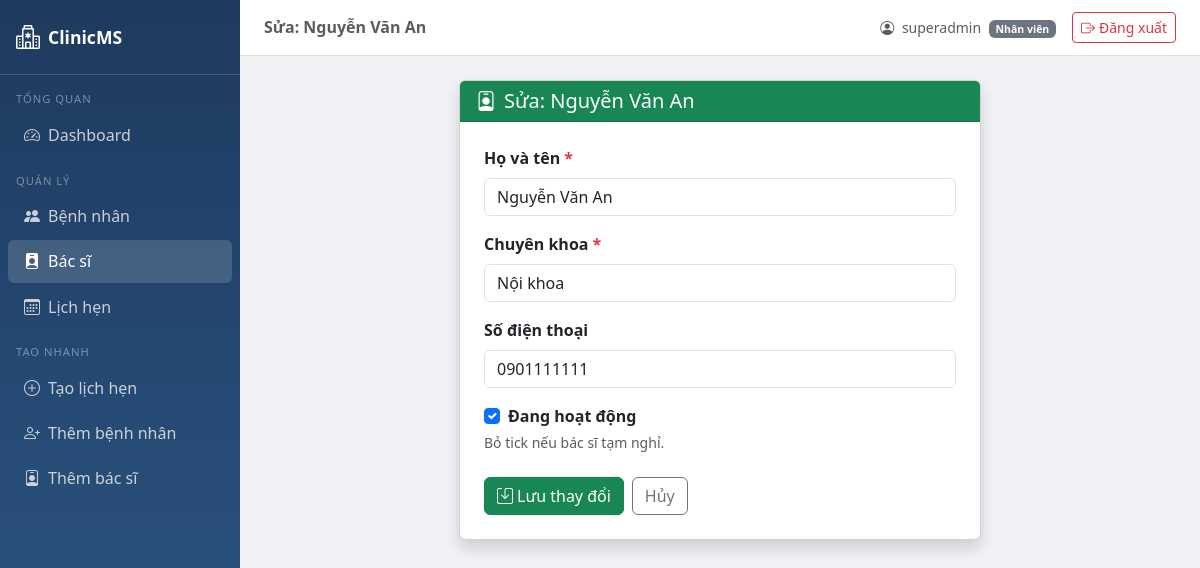
/doctors/1/update/ (signed in), run on the app's committed database.
### accounts/models.py (models this page shows, shortened)
class UserProfile(models.Model):
    ROLE_CHOICES = [
        ('admin', 'Quản trị viên'),
        ('doctor', 'Bác sĩ'),
        ('staff', 'Nhân viên'),
    ]
    user = models.OneToOneField(User, on_delete=models.CASCADE, related_name='profile')
    role = models.CharField(max_length=10, choices=ROLE_CHOICES, default='staff', verbose_name='Vai trò')
    phone = models.CharField(max_length=15, blank=True, verbose_name='Số điện thoại')
    class Meta:
        verbose_name = 'Hồ sơ người dùng'
        verbose_name_plural = 'Hồ sơ người dùng'

### doctors/models.py (models this page shows, shortened)
class Doctor(models.Model):
    user = models.OneToOneField(User, on_delete=models.SET_NULL, null=True, blank=True,
                                related_name='doctor', verbose_name='Tài khoản')
    full_name = models.CharField(max_length=100, verbose_name='Họ và tên')
    specialty = models.CharField(max_length=100, verbose_name='Chuyên khoa')
    phone = models.CharField(max_length=15, blank=True, verbose_name='Số điện thoại')
    is_active = models.BooleanField(default=True, verbose_name='Đang hoạt động')
    class Meta:
        verbose_name = 'Bác sĩ'
        verbose_name_plural = 'Bác sĩ'
        ordering = ['full_name']

### doctors/views.py (the view)
# urls.py: path('<int:pk>/update/', views.doctor_update, name='update'),
@login_required
@role_required('admin')
def doctor_update(request, pk):
    doctor = get_object_or_404(Doctor, pk=pk)
    if request.method == 'POST':
        form = DoctorForm(request.POST, instance=doctor)
        if form.is_valid():
            form.save()
            messages.success(request, f'Đã cập nhật thông tin BS. {doctor.full_name}!')
            return redirect('doctors:detail', pk=doctor.pk)
    else:
        form = DoctorForm(instance=doctor)
    return render(request, 'doctors/doctor_form.html', {
        'form': form, 'doctor': doctor,
        'title': f'Sửa: {doctor.full_name}',
        'button_text': 'Lưu thay đổi', 'is_update': True,
    })

### doctors/forms.py (shortened to what this page needs)
class DoctorForm(forms.ModelForm):
    class Meta:
        model = Doctor
        fields = ['full_name', 'specialty', 'phone', 'is_active']
        widgets = {
            'full_name':  forms.TextInput(attrs={'class': 'form-control', 'placeholder': 'BS. Nguyễn Văn A'}),
            'specialty':  forms.TextInput(attrs={'class': 'form-control', 'placeholder': 'Nội khoa, Nhi khoa...'}),
            'phone':      forms.TextInput(attrs={'class': 'form-control', 'placeholder': '0901234567'}),
            'is_active':  forms.CheckboxInput(attrs={'class': 'form-check-input'}),
        }
        labels = {
            'full_name': 'Họ và tên bác sĩ', 'specialty': 'Chuyên khoa',
            'phone': 'Số điện thoại', 'is_active': 'Đang hoạt động',
        }

### accounts/context_processors.py (called while the page is built)
def user_role(request):
    ctx = {
        'is_admin': False,
        'is_staff_role': False,
        'is_doctor': False,
        'is_admin_or_staff': False,
    }
    if request.user.is_authenticated:
        if request.user.is_superuser:
            ctx['is_admin'] = True
            ctx['is_admin_or_staff'] = True
        elif hasattr(request.user, 'profile'):
            role = request.user.profile.role
            ctx['is_admin']         = (role == 'admin')
            ctx['is_staff_role']    = (role == 'staff')
            ctx['is_doctor']        = (role == 'doctor')
            ctx['is_admin_or_staff'] = (role in ['admin', 'staff'])
    return ctx

### templates/doctors/doctor_form.html (shortened to what this page needs)
{% extends 'base.html' %}
{% block page_title %}{{ title }}{% endblock %}
{% block content %}
<div class="row justify-content-center">
    <div class="col-md-7">
        <div class="card shadow">
            <div class="card-header bg-success text-white"><h5 class="mb-0"><i class="bi bi-person-badge me-2"></i>{{ title }}</h5></div>
            <div class="card-body p-4">
                <form method="post" novalidate>
                    <div class="mb-3">
                        <label class="form-label fw-semibold">Họ và tên <span class="text-danger">*</span></label>
                        {{ form.full_name }}
                    </div>
                    <div class="mb-3">
                        <label class="form-label fw-semibold">Chuyên khoa <span class="text-danger">*</span></label>
                        {{ form.specialty }}
                    </div>
                    <div class="mb-3">
                        <label class="form-label fw-semibold">Số điện thoại</label>
                        {{ form.phone }}
                    </div>
                    <div class="mb-4">
                        <div class="form-check">{{ form.is_active }}<label class="form-check-label fw-semibold">Đang hoạt động</label></div>
                        <div class="form-text">Bỏ tick nếu bác sĩ tạm nghỉ.</div>
                    </div>
                    <div class="d-flex gap-2">
                        <button type="submit" class="btn btn-success"><i class="bi bi-save me-1"></i>{{ button_text }}</button>
                        {% if is_update %}<a href="{% url 'doctors:detail' pk=doctor.pk %}" class="btn btn-outline-secondary">Hủy</a>
                        {% else %}<a href="{% url 'doctors:list' %}" class="btn btn-outline-secondary">Hủy</a>{% endif %}
                    </div>
                </form>
            </div>
        </div>
    </div>
</div>
{% endblock %}

### templates/base.html (shortened to what this page needs)
<!DOCTYPE html>
<html lang="vi">
<head>
    <link href="https://cdn.jsdelivr.net/npm/bootstrap@5.3.0/dist/css/bootstrap.min.css" rel="stylesheet">
    <link href="https://cdn.jsdelivr.net/npm/bootstrap-icons@1.10.5/font/bootstrap-icons.css" rel="stylesheet">
</head>
<body>
<nav class="sidebar">
    <a class="sidebar-brand" href="{% url 'dashboard:index' %}">
        <i class="bi bi-hospital fs-4"></i> ClinicMS
    </a>
    <div class="mt-2">
        <div class="nav-section">Tổng quan</div>
        <a href="{% url 'dashboard:index' %}" class="nav-link {% if request.resolver_match.app_name == 'dashboard' %}active{% endif %}">
            <i class="bi bi-speedometer2 me-2"></i>Dashboard
        </a>
        {% if is_admin_or_staff %}
        <div class="nav-section mt-2">Quản lý</div>
        <a href="{% url 'patients:list' %}" class="nav-link {% if request.resolver_match.app_name == 'patients' %}active{% endif %}">
            <i class="bi bi-people-fill me-2"></i>Bệnh nhân
        </a>
        <a href="{% url 'doctors:list' %}" class="nav-link {% if request.resolver_match.app_name == 'doctors' %}active{% endif %}">
            <i class="bi bi-person-badge-fill me-2"></i>Bác sĩ
        </a>
        <a href="{% url 'appointments:list' %}" class="nav-link {% if request.resolver_match.app_name == 'appointments' %}active{% endif %}">
            <i class="bi bi-calendar3 me-2"></i>Lịch hẹn
        </a>
        <div class="nav-section mt-2">Tạo nhanh</div>
        <a href="{% url 'appointments:create' %}" class="nav-link">
            <i class="bi bi-plus-circle me-2"></i>Tạo lịch hẹn
        </a>
        <a href="{% url 'patients:create' %}" class="nav-link">
            <i class="bi bi-person-plus me-2"></i>Thêm bệnh nhân
        </a>
        {% if is_admin %}
        <a href="{% url 'doctors:create' %}" class="nav-link">
            <i class="bi bi-person-badge me-2"></i>Thêm bác sĩ
        </a>
        {% endif %}
        {% endif %}
    </div>
</nav>
<div class="main-content">
    <div class="topbar">
        <h6 class="mb-0 fw-semibold text-muted">{% block page_title %}{% endblock %}</h6>
        <div class="d-flex align-items-center gap-3">
            {% if request.user.is_authenticated %}
            <span class="text-muted small">
                <i class="bi bi-person-circle me-1"></i>
                {{ request.user.get_full_name|default:request.user.username }}
                {% if request.user.profile %}
                <span class="badge bg-secondary ms-1">{{ request.user.profile.get_role_display }}</span>
                {% endif %}
            </span>
            <form method="post" action="{% url 'accounts:logout' %}" class="mb-0">
                <button type="submit" class="btn btn-outline-danger btn-sm">
                    <i class="bi bi-box-arrow-right me-1"></i>Đăng xuất
                </button>
            </form>
            {% endif %}
        </div>
    </div>
    <div class="content-area">
        {% block content %}{% endblock %}
    </div>
</div>
</body>
</html>

### templates/base.html (style rules this page uses)
body { background-color: #f0f2f5; }
.sidebar { width: 240px; min-height: 100vh; background: linear-gradient(180deg, #1e3a5f 0%, #2d5986 100%); position: fixed; top: 0; left: 0; z-index: 100; }
.sidebar-brand { padding: 1.2rem 1rem; border-bottom: 1px solid rgba(255,255,255,.15); color: white; font-weight: bold; font-size: 1.1rem; text-decoration: none; display: flex; align-items: center; gap: 8px; }
.sidebar .nav-link { color: rgba(255,255,255,.75); padding: .6rem 1rem; border-radius: 6px; margin: 2px 8px; transition: all .2s; }
.sidebar .nav-link:hover, .sidebar .nav-link.active { background: rgba(255,255,255,.15); color: white; }
.sidebar .nav-section { font-size: .7rem; text-transform: uppercase; letter-spacing: 1px; color: rgba(255,255,255,.4); padding: .5rem 1rem .2rem; }
.main-content { margin-left: 240px; min-height: 100vh; }
.topbar { background: white; border-bottom: 1px solid #e0e0e0; padding: .75rem 1.5rem; display: flex; justify-content: space-between; align-items: center; }
.content-area { padding: 1.5rem; }

### data on the page
Doctor: full_name "Nguyễn Văn An", specialty "Nội khoa", phone "0901111111", is_active "☑"

### other printed values
{{ title }} "Sửa: Nguyễn Văn An"
{{ request.user.get_full_name|default:request.user.username }} "superadmin"
{{ request.user.profile.get_role_display }} "Nhân viên"
{{ button_text }} "Lưu thay đổi"
